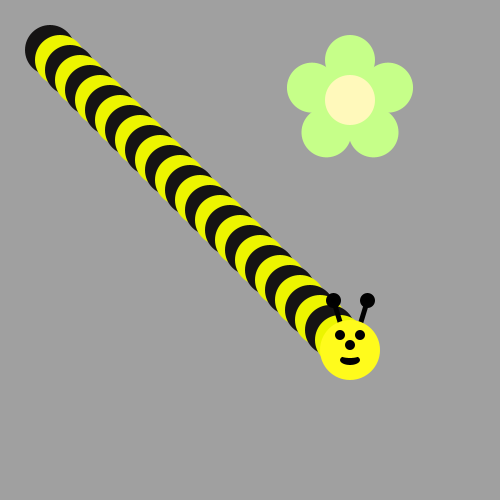
Frame 1 (no input)
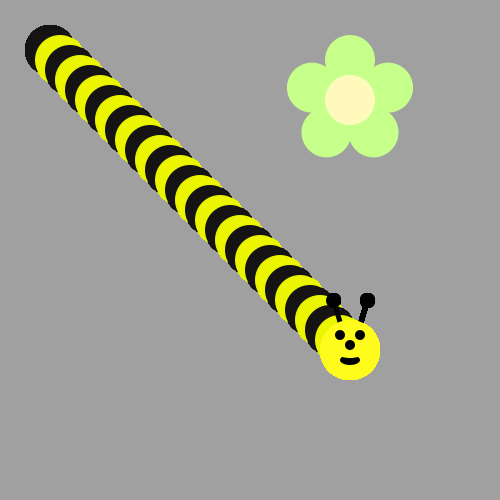
Frame 60 (the mouse pressed at the canvas centre just before this capture)
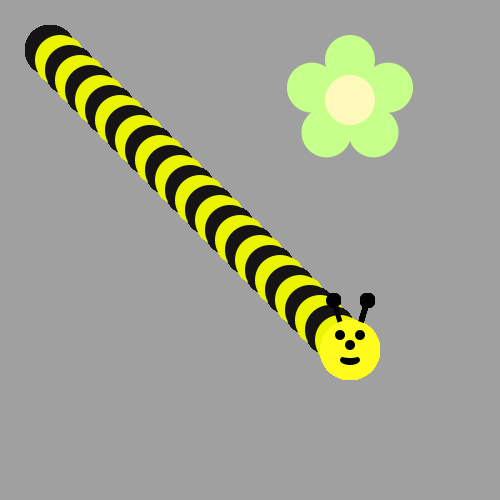
Frame 120 (the mouse held since frame 60 and released just before this capture)

The Processing sketch that drew these frames (run headless with seeded random() and noise(); from frame 60 on, the mouse is pressed at the canvas centre):

// Processing sketch: bumble_bee
// ── bumble_bee.pde

void setup() {
     ellipseMode(CENTER);
     size(500, 500);
     background(160, 160, 160);
     drawFlower(350, 100);
}

void draw() {
  
// First run the program and you should see a flower.  
  
  
/* Then, use a loop to make a body for the Bee! 
(see the image on the recipe, it's a diagonal line of circles)
Use modulo to make the colors alternate between yellow and black
*/
for(int i=0;i<30;i++){
if(i % 2 ==0){
  fill(#151313);
}
else{
  fill(#ECF500);
}
ellipse(50+10*i,50+10*i,50,50);
}
drawBeeFace(350,350);

/*
Now put his head on using drawBeeFace(x,y)
*/

}

/**************   Use these methods but  DON'T CHANGE THE CODE BELOW  **************/

void drawFlower(int x, int y) {
     noStroke();
     translate(x, y);
     // draw 5 petals, rotating after each one
     fill(#c6ff89);      // green
      for (int i = 0; i < 5; i++) {
           ellipse(0, -40, 50, 50);
          rotate(radians(72));
     }
     fill(#fff9bb); // light yellow
     ellipse(0, 0, 50, 50);
} 
void drawBeeFace(int BeeFaceX, int BeeFaceY) {
     noStroke();
     fill(0, 0, 0);
     stroke(1);
     strokeWeight(5);
     line(BeeFaceX-10, BeeFaceY-27, BeeFaceX-17, BeeFaceY-50);
     line(BeeFaceX+10, BeeFaceY-27, BeeFaceX+17, BeeFaceY-50);
     ellipse(BeeFaceX-17, BeeFaceY-50, 10, 10);
     ellipse(BeeFaceX+17, BeeFaceY-50, 10, 10);
     noStroke();
     fill(255, 251, 28);
     ellipse(BeeFaceX, BeeFaceY, 60, 60); // face
     fill(255, 237, 209);
     fill(0,0,0);
      ellipse(BeeFaceX-10, BeeFaceY-15, 10, 10); // eyes
     ellipse(BeeFaceX+10, BeeFaceY-15, 10, 10);
      ellipse(BeeFaceX, BeeFaceY-5, 10, 10); // nose
      ellipse(BeeFaceX, BeeFaceY+10, 20, 10);// mouth
     fill(255, 251, 28);
     ellipse(BeeFaceX, BeeFaceY+5, 20, 6);
}
